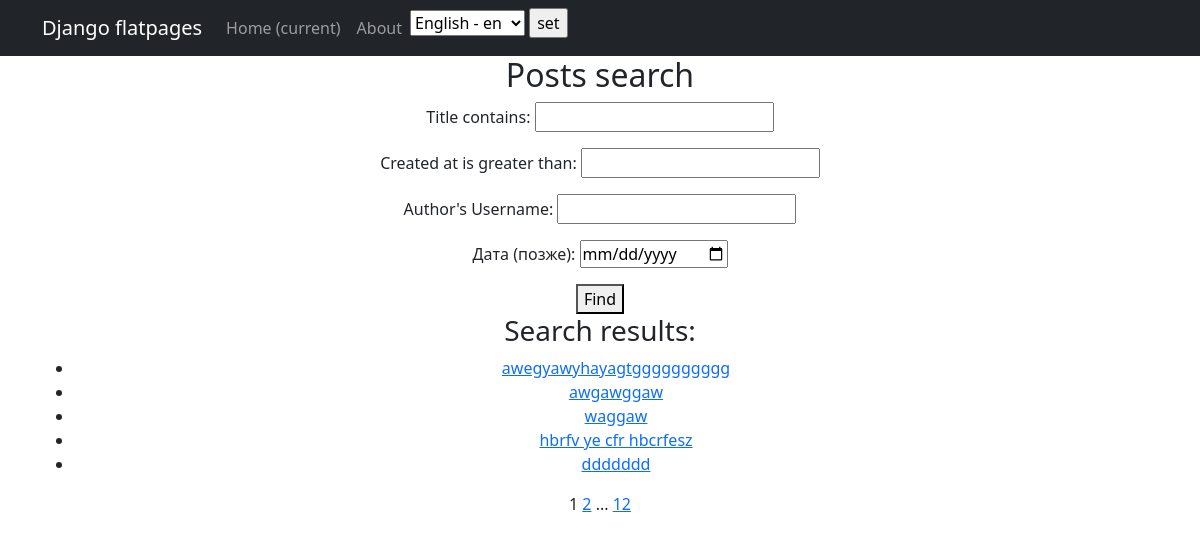
The app's page /news/search/ with its own data.
### news/models.py (models this page shows, shortened)
class Post(models.Model):
    ARTICLE = 'AR'
    NEWS = 'NW'
    POST_TYPES = [
        (ARTICLE, 'статья'),
        (NEWS, 'новость'),
    ]
    post_type = models.CharField(max_length=2, choices=POST_TYPES, default=ARTICLE)
    created_at = models.DateTimeField(auto_now_add=True)
    title = models.CharField(max_length=255)
    text = models.TextField()
    rating = models.IntegerField(default=0)
    author = models.ForeignKey(Author, on_delete=models.CASCADE, related_name="posts")
    categories = models.ManyToManyField(Category, through='PostCategory')

### news/views.py (the view)
# urls.py: path('search/', PostsSearch.as_view(), name='post_search'),
class PostsSearch(FilterView):
    model = Post
    template_name = 'posts_search.html'
    filterset_class = PostFilter  # Подключаем фильтр
    context_object_name = 'posts'
    paginate_by = 5
    ordering = '-created_at'

### news/templatetags/custom_tags.py (called while the page is built)
@register.simple_tag(takes_context=True)
def url_replace(context, **kwargs):
    d = context['request'].GET.copy()
    for k, v in kwargs.items():
        d[k] = v
    return d.urlencode()

### templates/posts_search.html (shortened to what this page needs)
{% extends 'flatpages/default.html' %}
{% load custom_tags %}
{% load cache %}
{% load i18n %}
{% block content %}
    {% cache 300 search_header %}
    <h2>{% trans 'Поиск новостей' %}</h2>
    {% endcache %}
    <form method="get">
        {{ filter.form.as_p }}
        <button type="submit">{% trans 'Искать' %}</button>
    </form>
    {% cache 300 search_results %}
    <h3>{% trans 'Результаты поиска: ' %}</h3>
    <ul>
        {% for post in posts %}
            <li><a href="{% url 'post_detail' post.pk %}">{{ post.title }}</a></li>
        {% empty %}
            <p>{% trans 'Новостей не найдено.' %}</p>
        {% endfor %}
    </ul>
    {% endcache %}
   {% cache 300 search_pagination %}
   {{ page_obj.number }}
   {% if page_obj.has_next %}
       <a href="?{% url_replace page=page_obj.next_page_number %}">{{ page_obj.next_page_number }}</a>
       {% if paginator.num_pages != page_obj.next_page_number %}
           ...
           <a href="?{% url_replace page=page_obj.paginator.num_pages %}">{{ page_obj.paginator.num_pages }}</a>
       {% endif %}
   {% endif %}
   {% endcache %}
{% endblock content %}

### records on screen
Post: title "awegyawyhayagtgggggggggg"
Post: title "awgawggaw"
Post: title "waggaw"
Post: title "hbrfv ye cfr hbcrfesz"
Post: title "ddddddd"

### other values on screen
{{ page_obj.number }} "1"
{{ page_obj.next_page_number }} "2"
{{ page_obj.paginator.num_pages }} "12"
form field language "English - en"
